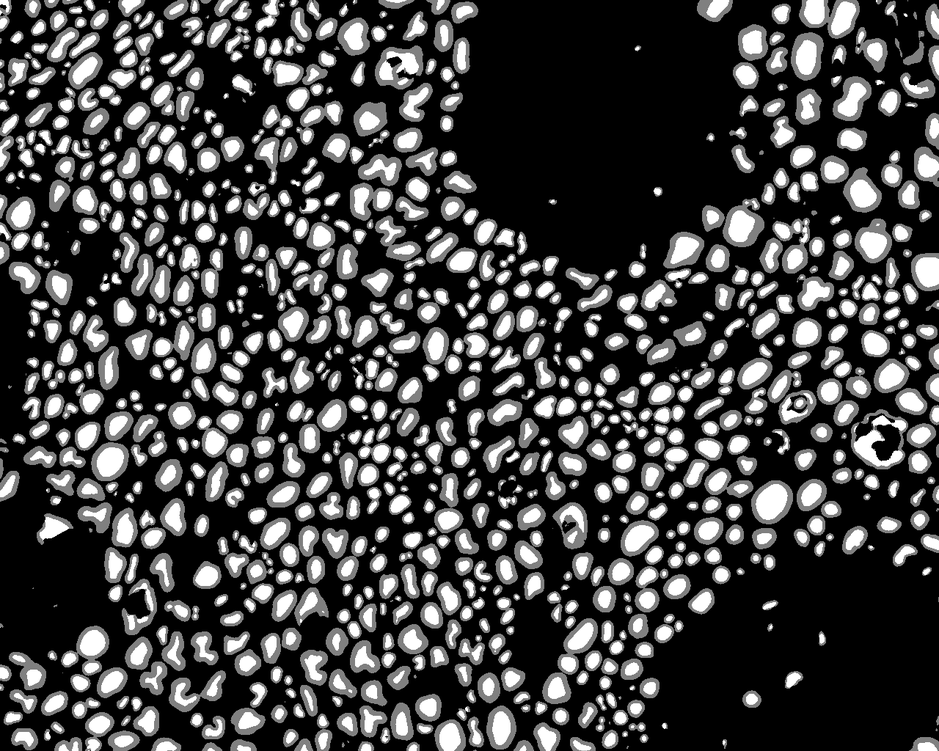
#> input picture test/23G-15_40X_03_0002.tif, 939 x 751 px, shrunk from 1280 x 1024 before the run
$ python -i morphometrics.py   (imports and definitions only)
#> lines starting #> are read from the running program, lines starting #| are printed output that depends on the picture; after the words box and inside, x2 and y2 are one past the last pixel; in counts of white or black regions, pixels touching at a corner belong together
'''
-------------------------------- DEEPAXON --------------------------------
obtain morphometric data for a single segmented image file where the meylin is a middle grey and the axons are white
'''

import numpy as np
import cv2 #to work with images
from skimage.measure import label, regionprops_table #to get shape properties
import pandas as pd #make spreadsheet
from scipy import ndimage as ndi #for watershed segmentation
from skimage.feature import peak_local_max #for watershed segmentation
from skimage.segmentation import watershed #for watershed segmentation
import os

def get_labels(img):
    distance = ndi.distance_transform_edt(img)
    local_max_coords = peak_local_max(distance, min_distance=10)
    local_max_mask = np.zeros(distance.shape, dtype=bool)
    local_max_mask[tuple(local_max_coords.T)] = True
    markers = label(local_max_mask)
    segmented_cells = watershed(-distance, markers, mask=img)
    return segmented_cells
    # [7 lines of commented-out code are left out]

def get_myelin_row(myelin_df, x, y):
    '''
    Using the axon centroid coordinates, find the myelin that corresponds to that axon
    The centroid of the axon will be in the bbox of the myelin so find the proper myelin
    '''

    #make the axon centroid integers so they can be compared to bbox values
    x = int(x)
    y = int(y)

    #the axon centroid x will be left<x<right and the y will be top<y<bottom
    return myelin_df[((myelin_df['bbox-0'] <= x) & (myelin_df['bbox-2'] >= x)) & ((myelin_df['bbox-1'] <= y) & (myelin_df['bbox-3'] >= y))]

def get_morphometrics(img_path):
    '''
    Get morphometric data from a single image and return a pandas df of the morphometric data

    :param img_path: A path (string or object) pointing to a single segmented image in which the myelin is a middle grey and the axon is white

    :returns: Pandas DataFrame; morphometrics
    '''
#> called with img_path = 'test/23G-15_40X_03_0002.tif'

    #read the image and flatten it into black and white
    img = cv2.imread(img_path)
#> img is the input picture: shape (751, 939, 3); min 0, max 255, mean 68.4
    img = cv2.cvtColor(img, cv2.COLOR_BGR2GRAY)
#> img: shape (751, 939)

    axon = cv2.inRange(img, 200, 255) #axons are everything above a medium gray
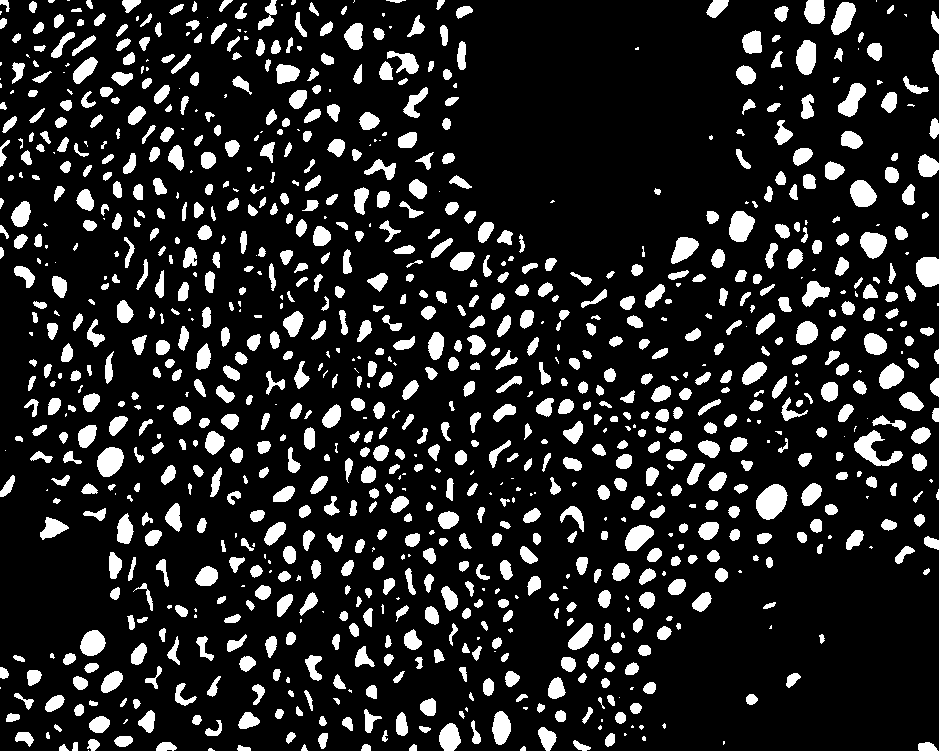
#> axon: shape (751, 939); 14.8% white; 1013 white regions (190 under 20 px), largest, box (x1, y1, x2, y2) and area: (756, 484, 788, 520) 816, (854, 430, 903, 466) 691, (97, 447, 124, 477) 605
    myelin = cv2.inRange(img, 1, 255) #myelin is actually axon+myelin so everything above black
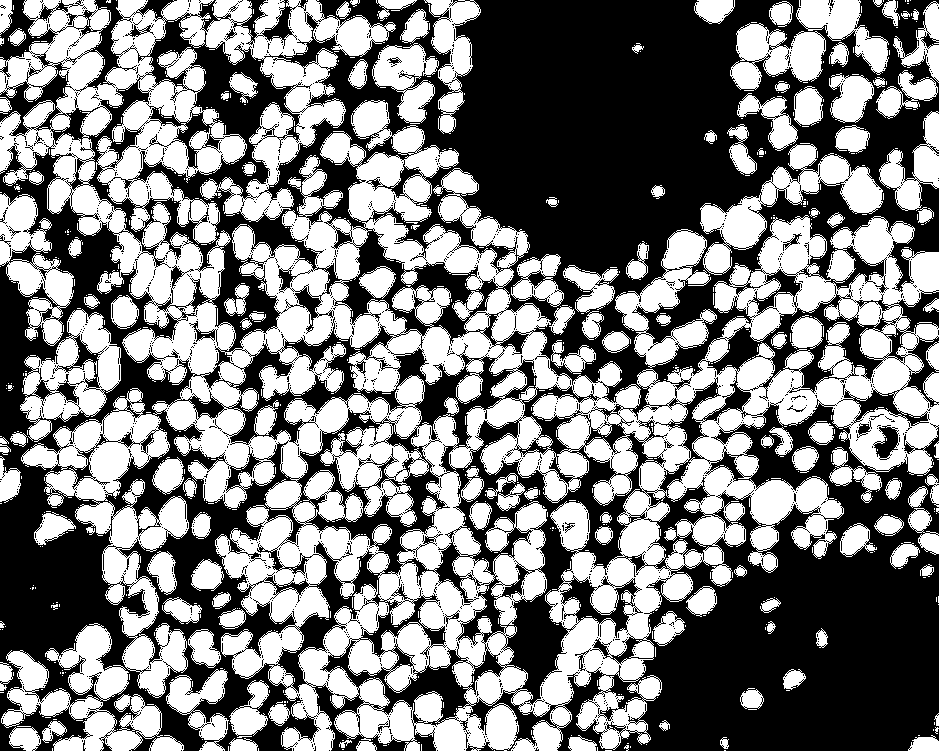
#> myelin: shape (751, 939); 49.7% white; 744 white regions (612 under 20 px), largest, box (x1, y1, x2, y2) and area: (0, 0, 939, 751) 251001, (1, 623, 184, 751) 9160, (700, 144, 883, 275) 6834

    #watershed labelling of axons then obtaining region properties and putting it in a DataFrame
    axon_label = get_labels(axon)
#> in get_labels, `local_max_coords = peak_local_max(distance, min_distance=10)`: local_max_coords = 848 pairs, first value 10 to 739, second value 10 to 928
#> in get_labels, `segmented_cells = watershed(-distance, markers, mask=img)`:
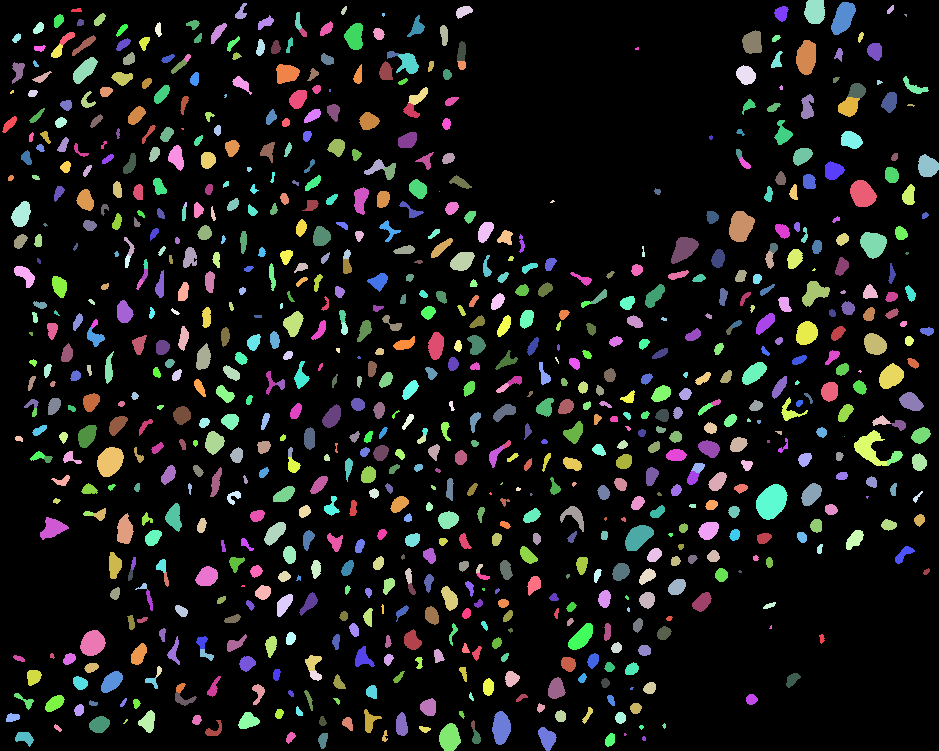
#> segmented_cells: shape (751, 939) int32; 849 distinct labels, from 0 to 848; one colour per label, 0 black
    axon_props = regionprops_table(axon_label,properties=('label', 'centroid', 'area', 'axis_minor_length', 'axis_major_length',
                                                          'eccentricity', 'orientation', 'perimeter', 'solidity'))
#> axon_props = 10 items
    axon_df = pd.DataFrame.from_dict(axon_props)
#> axon_df = table of 848 rows and 10 columns

    #watershed labelling of myelin then obtaining region properties and putting it in a DataFrame
    myelin_label = get_labels(myelin)
#> in get_labels (call 2), `distance = ndi.distance_transform_edt(img)`:
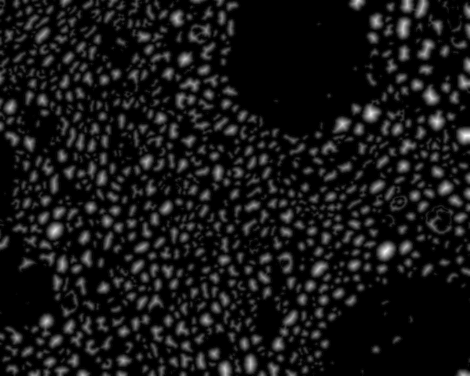
#> distance: shape (751, 939) float64 (shown at 1/2 size); min 0, max 19.7, mean 1.76; drawn with min black and max white
#> in get_labels (call 2), `local_max_coords = peak_local_max(distance, min_distance=10)`: local_max_coords = 786 pairs, first value 10 to 739, second value 10 to 928
#> in get_labels (call 2), `segmented_cells = watershed(-distance, markers, mask=img)`:
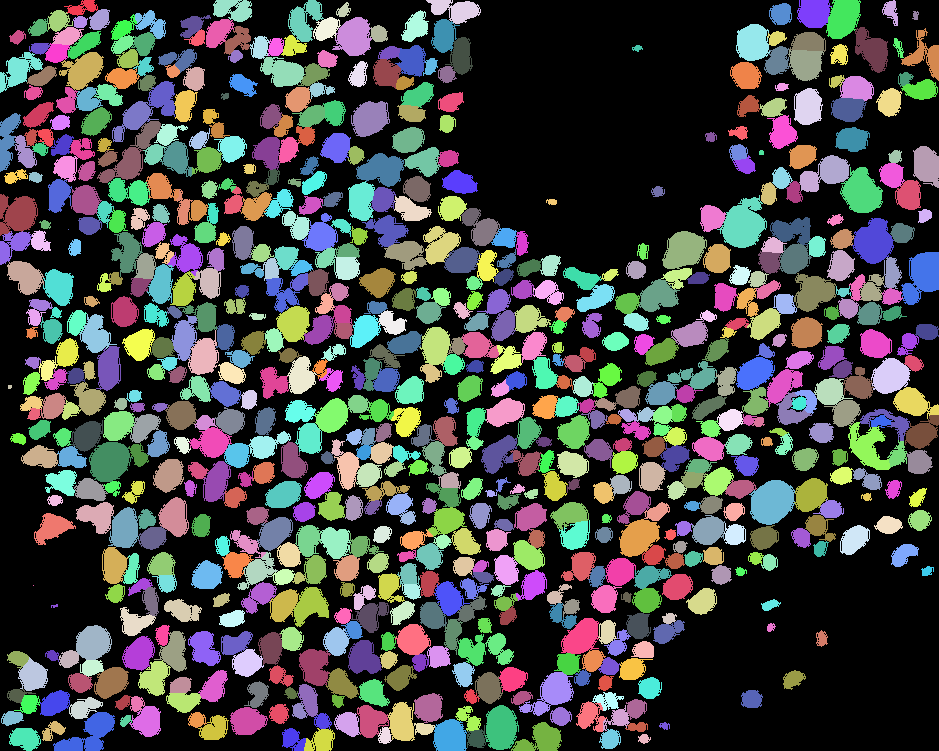
#> segmented_cells: shape (751, 939) int32; 787 distinct labels, from 0 to 786; one colour per label, 0 black
    myelin_props = regionprops_table(myelin_label, properties=('label', 'bbox', 'area', 'axis_minor_length', 'axis_major_length',
                                                               'perimeter'))
#> myelin_props = 9 items
    myelin_df = pd.DataFrame.from_dict(myelin_props)
#> myelin_df = table of 786 rows and 9 columns

    #making an empty DataFrame to put morphometric data into
    columns = {'label':[],
               'x':[],
               'y':[],
               'axon_area':[],
               'axon_perimeter':[],
               'axon_diam':[],
               'myelin_area':[],
               'myelin_thickness':[],
               'myelin_perimeter':[],
               'eccentricity':[],
               'orientation':[],
               'solidity':[],
               'gratio':[]}
    morph_df = pd.DataFrame(columns)

    #going through all the axons that got accounted for in watershed
    #using axons since they are more separate so it will be a more accurate value
    for index, row in axon_df.iterrows():
        #save all morphometric data in variables
        label = row['label']
        x = row['centroid-0']
        y = row['centroid-1']
        axon_area = row['area']
        axon_perimeter = row['perimeter']
        axon_diam = row['axis_major_length']#(row['axis_major_length'] + row['axis_minor_length']) / 2 #getting axon diameter along the major axis
        eccentricity = row['eccentricity']
        orientation = row['orientation']
        solidity = row['solidity']
        myelin_row = get_myelin_row(myelin_df, x, y) #get myelin corresponding to axon of interest
        myelin_area = myelin_row['area'] - axon_area #area of the myelin = (axon+myelin area) - (axon area)
        myelin_thickness = myelin_row['axis_major_length']#((myelin_row['axis_major_length'] + myelin_row['axis_minor_length']) / 2) - axon_diam #myelin thickness = (axon+myelin diam) - (axon diam)
        myelin_perimeter = myelin_row['perimeter']
        gratio = axon_diam / myelin_row['axis_major_length']#((myelin_row['axis_major_length'] + myelin_row['axis_minor_length']) / 2)

        #make a one row DataFrame with axon and myelin data
        new_dict = {'label':label,
                'x':x,
                'y':y,
                'axon_area':axon_area,
                'axon_perimeter':axon_perimeter,
                'axon_diam':axon_diam,
                'myelin_area':myelin_area,
                'myelin_thickness':myelin_thickness,
                'myelin_perimeter':myelin_perimeter,
                'eccentricity':eccentricity,
                'orientation':orientation,
                'solidity':solidity,
                'gratio':gratio}
        new_df = pd.DataFrame(new_dict)

        #add the new data to the morphometrics DataFrame
        morph_df = pd.concat([morph_df,new_df], ignore_index=True)
#> this loop made 848 passes
#> (axon_area, axon_perimeter, axon_diam, eccentricity, orientation, solidity) on passes 2 to 4: (38, 22.73, 10.78, 0.91, -0.673, 1), (33, 21.31, 10.01, 0.908, -0.491, 0.917), (142, 46.63, 18.55, 0.838, -1.16, 0.91)

    return morph_df

def save_morphometrics(morph_df, output_dir, output_name):
    output_path = os.path.join(output_dir, output_name)
    morph_df.to_excel(output_path)

>>> result = get_morphometrics('test/23G-15_40X_03_0002.tif')

$ run again, on test/21G-20_40X_21_0008.png
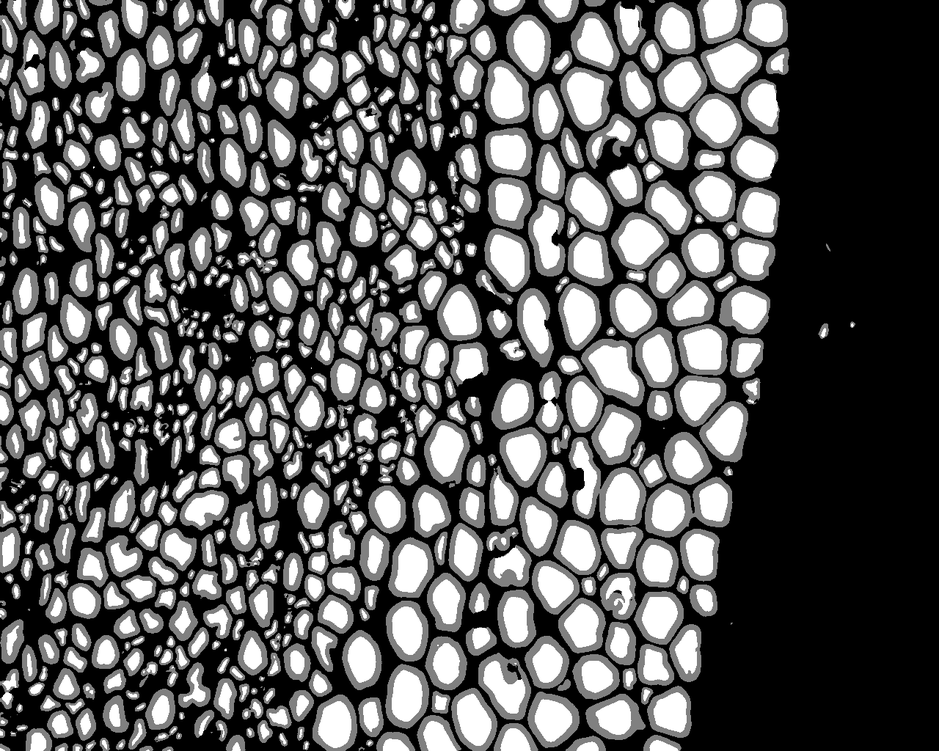
#> input picture test/21G-20_40X_21_0008.png, 939 x 751 px, shrunk from 1280 x 1024 before the run
#> in get_morphometrics, img is the input picture: shape (751, 939, 3); min 0, max 255, mean 93
#> img: shape (751, 939)
#> axon: shape (751, 939); 21.5% white; 735 white regions (173 under 20 px), largest, box (x1, y1, x2, y2) and area: (588, 345, 639, 397) 1547, (567, 72, 604, 125) 1435, (707, 43, 757, 88) 1406
#> myelin: shape (751, 939); 61.4% white; 2819 black regions (2716 under 20 px), largest, box (x1, y1, x2, y2) and area: (531, 0, 939, 751) 150988, (0, 0, 697, 541) 60126, (119, 411, 607, 751) 18874
#> local_max_coords = 622 pairs, first value 10 to 737, second value 11 to 852
#> in get_labels, `segmented_cells = watershed(-distance, markers, mask=img)`:
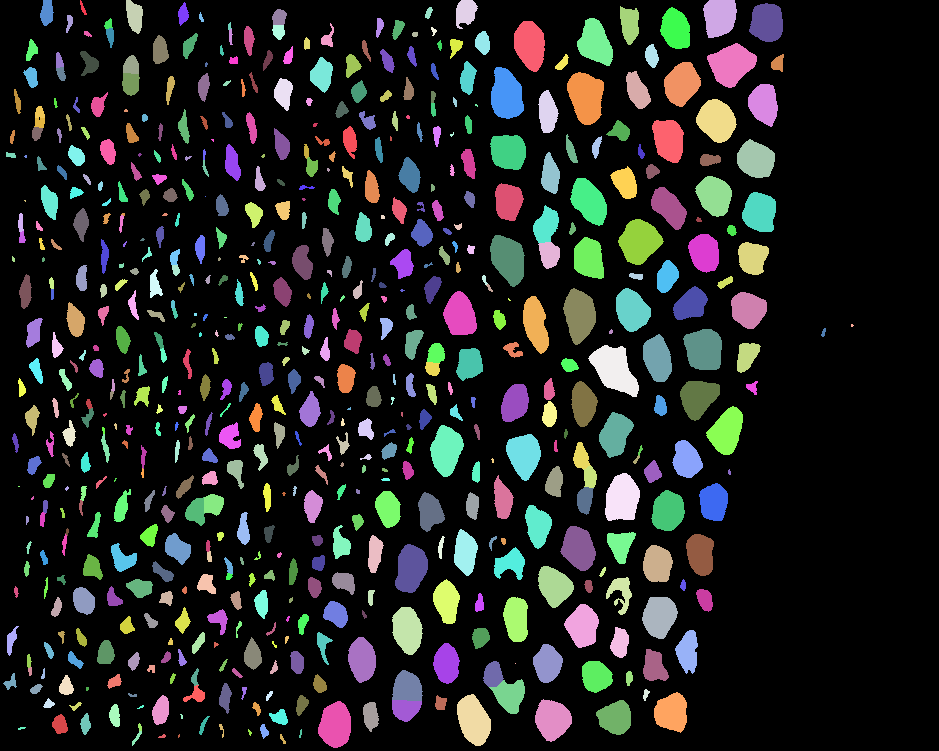
#> segmented_cells: shape (751, 939) int32; 623 distinct labels, from 0 to 622; one colour per label, 0 black
#> axon_props = 10 items
#> axon_df = table of 622 rows and 10 columns
#> local_max_coords = 546 pairs, first value 10 to 738, second value 10 to 852
#> in get_labels (call 2), `segmented_cells = watershed(-distance, markers, mask=img)`:
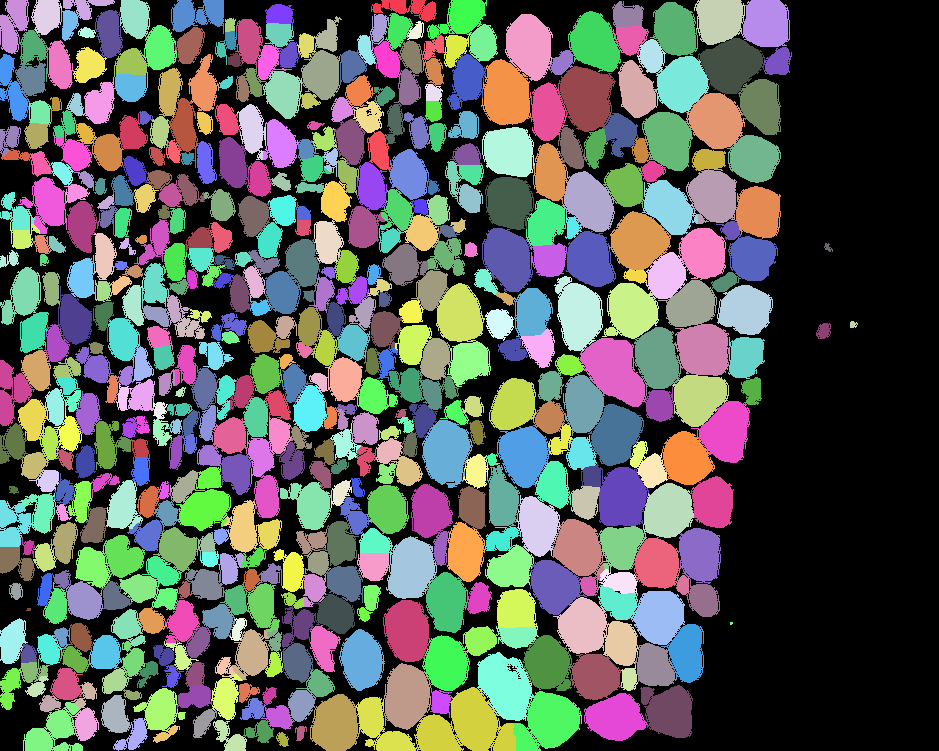
#> segmented_cells: shape (751, 939) int32; 547 distinct labels, from 0 to 546; one colour per label, 0 black
#> myelin_props = 9 items
#> myelin_df = table of 546 rows and 9 columns
#> the loop in get_morphometrics, `for index, row in axon_df.iterrows():` made 622 passes
#> (axon_area, axon_perimeter, axon_diam, eccentricity, orientation, solidity) on passes 2 to 4: (1044, 125.6, 40.86, 0.571, -0.324, 0.968), (415, 86.28, 33.93, 0.878, 0.214, 0.937), (452, 93.18, 29.18, 0.704, -0.415, 0.897)
